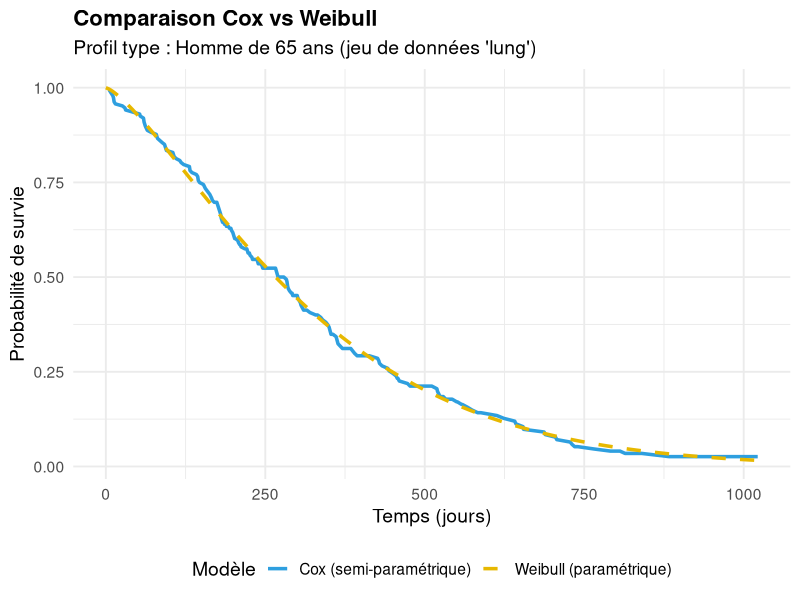
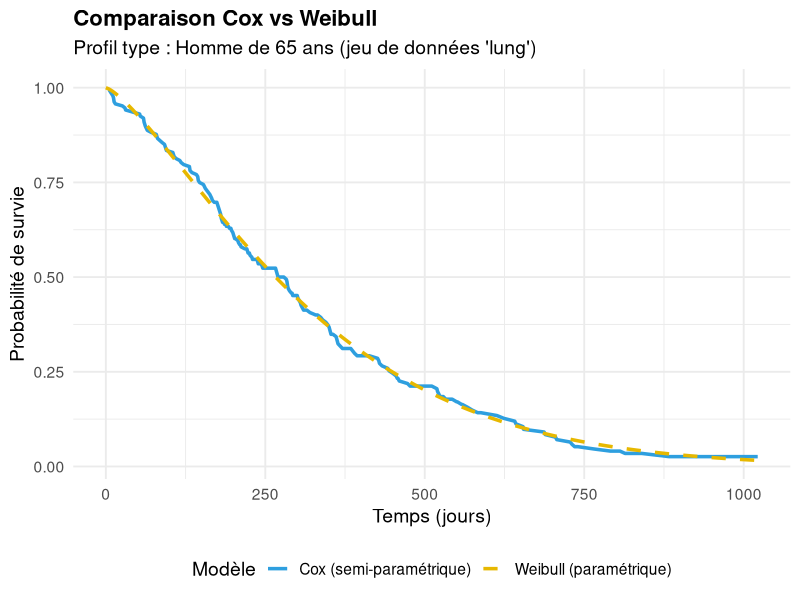

R code for these plots, in order:
# ============================================================
# COMPARAISON DES MODÈLES DE SURVIE :
# COX (semi-paramétrique) vs WEIBULL (paramétrique)
# Auteur : Khadija Ndiaye
# Date : Octobre 2026
# ============================================================

# --- 0. Chargement des packages ---
library(survival)
library(survminer)
library(ggplot2)

# --- 1. Chargement du jeu de données ---
data(lung)
dat <- lung

# Recodage du statut (dans 'lung', status == 2 signifie décès)
dat$event <- ifelse(dat$status == 2, 1, 0)

# --- 2. Ajustement des deux modèles ---

# 2a. Modèle de Cox (semi-paramétrique)
fit_cox <- coxph(Surv(time, event) ~ sex + age, data = dat)

# 2b. Modèle de Weibull (paramétrique)
fit_weibull <- survreg(Surv(time, event) ~ sex + age, 
                       data = dat, dist = "weibull")

# --- 3. Comparaison par AIC ---
AIC_cox <- AIC(fit_cox)
AIC_weibull <- AIC(fit_weibull)

cat("\n=====================================\n")
cat("COMPARAISON DES MODÈLES (AIC)\n")
cat("=====================================\n")
cat("AIC du modèle de Cox    :", round(AIC_cox, 2), "\n")
cat("AIC du modèle de Weibull:", round(AIC_weibull, 2), "\n")
cat("(Le plus petit AIC = meilleur ajustement)\n\n")

# --- 4. Prédiction pour un profil type ---
# Homme (sex = 1) de 65 ans
nouvel_individu <- data.frame(sex = 1, age = 65)

# Grille de temps pour tracer
times <- seq(0, max(dat$time), length.out = 200)

# Courbe de survie Cox (inchangée)
surv_cox <- survfit(fit_cox, newdata = nouvel_individu)
surv_cox_df <- data.frame(
  time = surv_cox$time,
  surv = surv_cox$surv,
  modele = "Cox (semi-paramétrique)"
)

# Courbe de survie Weibull
# On calcule le prédicteur linéaire, puis l'échelle (scale) avec exp()
lp <- predict(fit_weibull, newdata = nouvel_individu, type = "lp")
scale_param <- exp(lp)
shape_param <- 1 / fit_weibull$scale

surv_weibull_prob <- pweibull(
  times,
  shape = shape_param,
  scale = scale_param,
  lower.tail = FALSE
)
surv_weibull_df <- data.frame(
  time = times,
  surv = surv_weibull_prob,
  modele = "Weibull (paramétrique)"
)

# --- 5. Graphique de comparaison avec ggplot2 ---
df_plot <- rbind(surv_cox_df, surv_weibull_df)

g_compare <- ggplot(df_plot, aes(x = time, y = surv, color = modele, linetype = modele)) +
  geom_line(size = 1.2) +
  scale_color_manual(values = c("Cox (semi-paramétrique)" = "#2E9FDF", 
                                "Weibull (paramétrique)" = "#E7B800")) +
  scale_linetype_manual(values = c("Cox (semi-paramétrique)" = "solid",
                                   "Weibull (paramétrique)" = "dashed")) +
  labs(
    title = "Comparaison Cox vs Weibull",
    subtitle = "Profil type : Homme de 65 ans (jeu de données 'lung')",
    x = "Temps (jours)",
    y = "Probabilité de survie",
    color = "Modèle",
    linetype = "Modèle"
  ) +
  theme_minimal(base_size = 14) +
  theme(
    plot.title = element_text(face = "bold", size = 16),
    legend.position = "bottom"
  )

print(g_compare)

# Sauvegarde de la version corrigée
ggsave("comparaison_cox_weibull.png", 
       plot = g_compare, 
       width = 10, height = 7, dpi = 300)
